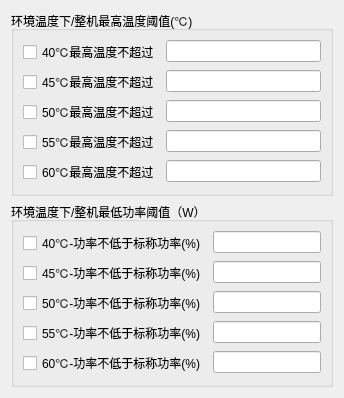
            <widget class="QWidget" name="tab_29">
             <attribute name="title">
              <string>整机参数</string>
             </attribute>
             <layout class="QVBoxLayout" name="verticalLayout_21">
              <item>
               <widget class="QGroupBox" name="groupBox_30">
                <property name="title">
                 <string>环境温度下/整机最高温度阈值(℃)</string>
                </property>
                <layout class="QFormLayout" name="formLayout_22">
                 <item row="0" column="0">
                  <widget class="QCheckBox" name="bym600_t40_ckx">
                   <property name="text">
                    <string>40℃最高温度不超过</string>
                   </property>
                  </widget>
                 </item>
                 <item row="0" column="1">
                  <widget class="QLineEdit" name="bym600_t40_edt"/>
                 </item>
                 <item row="1" column="0">
                  <widget class="QCheckBox" name="bym600_t45_ckx">
                   <property name="text">
                    <string>45℃最高温度不超过</string>
                   </property>
                  </widget>
                 </item>
                 <item row="1" column="1">
                  <widget class="QLineEdit" name="bym600_t45_edt"/>
                 </item>
                 <item row="2" column="0">
                  <widget class="QCheckBox" name="bym600_t50_ckx">
                   <property name="text">
                    <string>50℃最高温度不超过</string>
                   </property>
                  </widget>
                 </item>
                 <item row="2" column="1">
                  <widget class="QLineEdit" name="bym600_t50_edt"/>
                 </item>
                 <item row="3" column="0">
                  <widget class="QCheckBox" name="bym600_t55_ckx">
                   <property name="text">
                    <string>55℃最高温度不超过</string>
                   </property>
                  </widget>
                 </item>
                 <item row="3" column="1">
                  <widget class="QLineEdit" name="bym600_t55_edt"/>
                 </item>
                 <item row="4" column="0">
                  <widget class="QCheckBox" name="bym600_t60_ckx">
                   <property name="text">
                    <string>60℃最高温度不超过</string>
                   </property>
                  </widget>
                 </item>
                 <item row="4" column="1">
                  <widget class="QLineEdit" name="bym600_t60_edt"/>
                 </item>
                </layout>
               </widget>
              </item>
              <item>
               <widget class="QGroupBox" name="groupBox_31">
                <property name="title">
                 <string>环境温度下/整机最低功率阈值（W）</string>
                </property>
                <layout class="QFormLayout" name="formLayout_23">
                 <item row="0" column="0">
                  <widget class="QCheckBox" name="bym600_rt40_time_ckx">
                   <property name="text">
                    <string>40℃-功率不低于标称功率(%)</string>
                   </property>
                  </widget>
                 </item>
                 <item row="0" column="1">
                  <widget class="QLineEdit" name="bym600_rt40_time_edt"/>
                 </item>
                 <item row="1" column="0">
                  <widget class="QCheckBox" name="bym600_rt45_time_ckx">
                   <property name="text">
                    <string>45℃-功率不低于标称功率(%)</string>
                   </property>
                  </widget>
                 </item>
                 <item row="1" column="1">
                  <widget class="QLineEdit" name="bym600_rt45_time_edt"/>
                 </item>
                 <item row="2" column="0">
                  <widget class="QCheckBox" name="bym600_rt50_time_ckx">
                   <property name="text">
                    <string>50℃-功率不低于标称功率(%)</string>
                   </property>
                  </widget>
                 </item>
                 <item row="2" column="1">
                  <widget class="QLineEdit" name="bym600_rt50_time_edt"/>
                 </item>
                 <item row="3" column="0">
                  <widget class="QCheckBox" name="bym600_rt55_time_ckx">
                   <property name="text">
                    <string>55℃-功率不低于标称功率(%)</string>
                   </property>
                  </widget>
                 </item>
                 <item row="3" column="1">
                  <widget class="QLineEdit" name="bym600_rt55_time_edt"/>
                 </item>
                 <item row="4" column="0">
                  <widget class="QCheckBox" name="bym600_rt60_time_ckx">
                   <property name="text">
                    <string>60℃-功率不低于标称功率(%)</string>
                   </property>
                  </widget>
                 </item>
                 <item row="4" column="1">
                  <widget class="QLineEdit" name="bym600_rt60_time_edt"/>
                 </item>
                </layout>
               </widget>
              </item>
             </layout>
            </widget>
